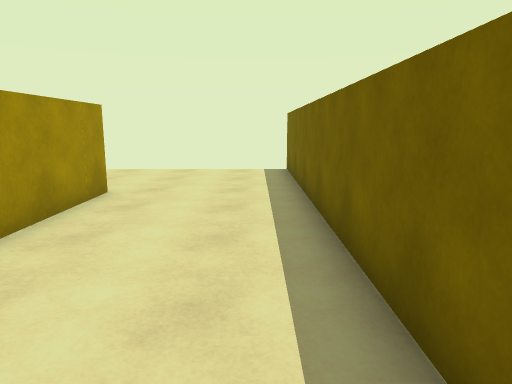
view 1 (above)

18 first-person views from a walk through a scene from a Unity 3-D project. The camera is 1.5 m above the floor, tilts 10° down and sees 70° across. The floor is counted in squares, 1 m on a side. Each view is taken from the middle of a square. On the plan, view 1 faces up. The plan holds only what a view shows up to about 16 squares ahead; the rest is blank. The place goes on beyond the plan. The player is left out.

view 2
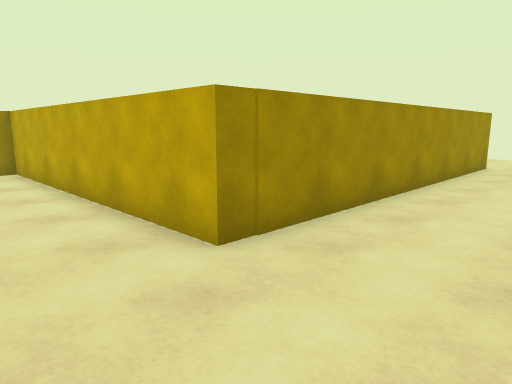

view 3
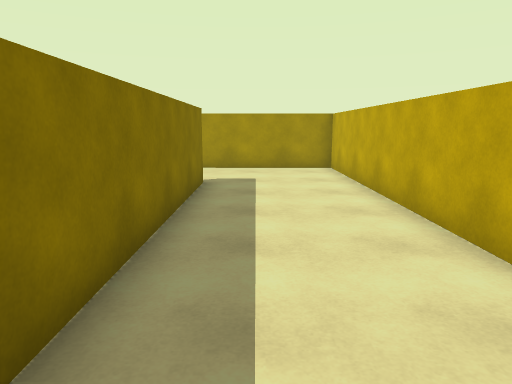

view 4
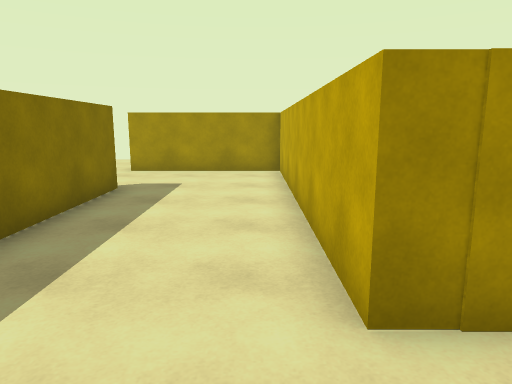

view 5
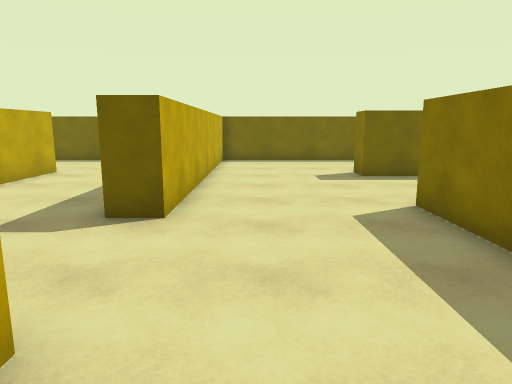

view 6
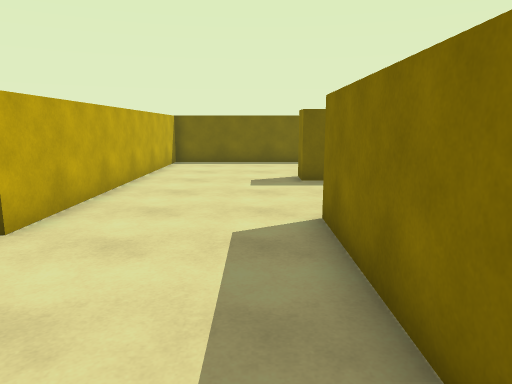

view 7
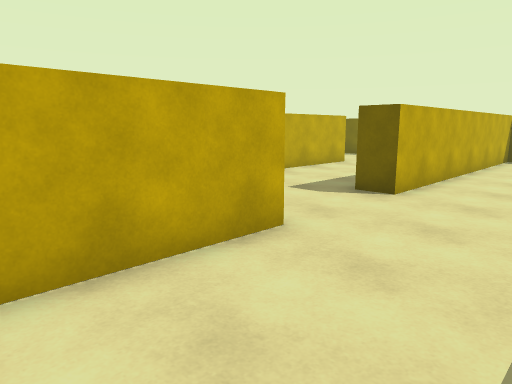

view 8
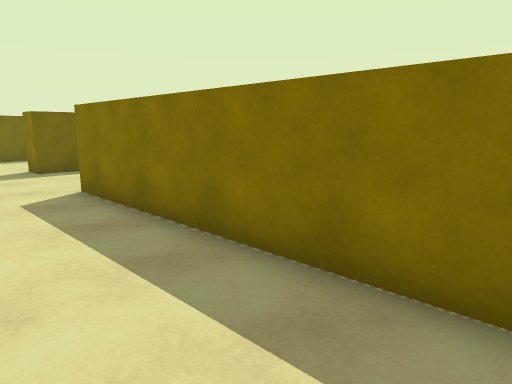

view 9
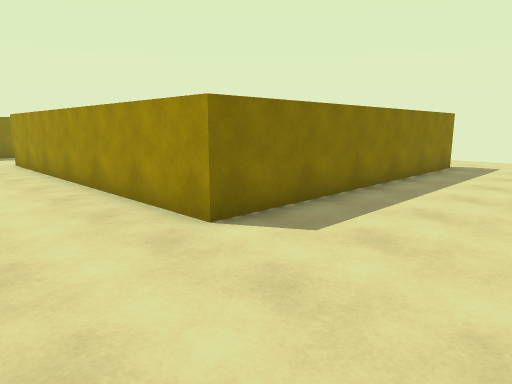

view 10
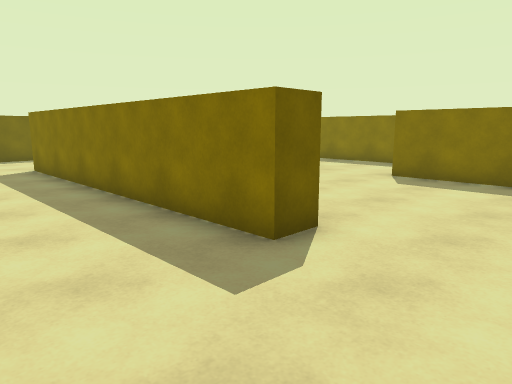

view 11
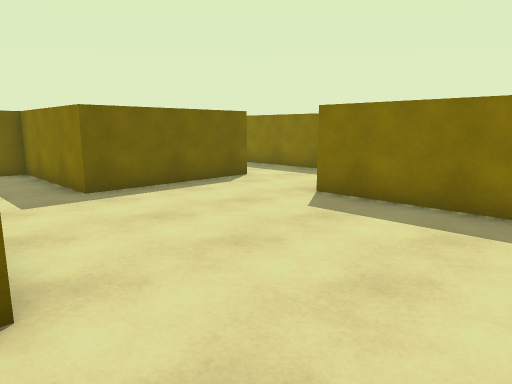

view 12
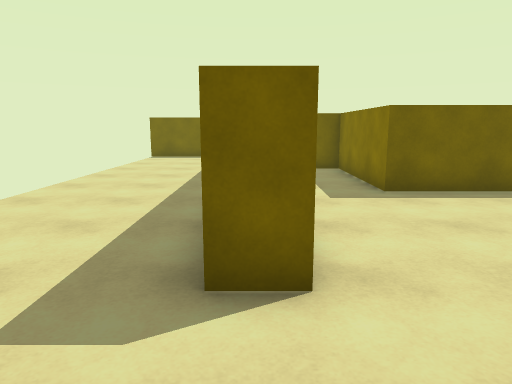

view 13
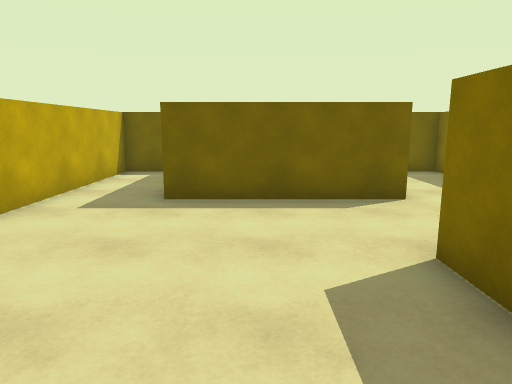

view 14
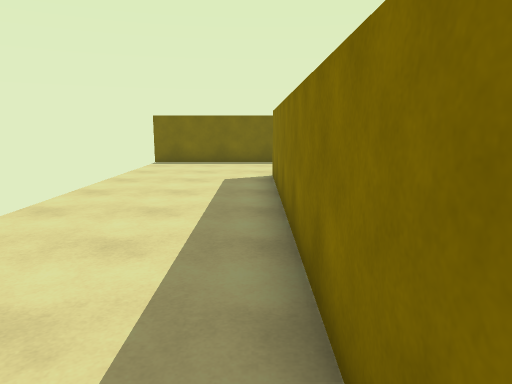

view 15
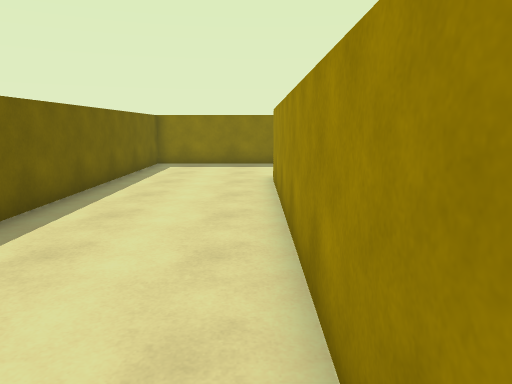

view 16
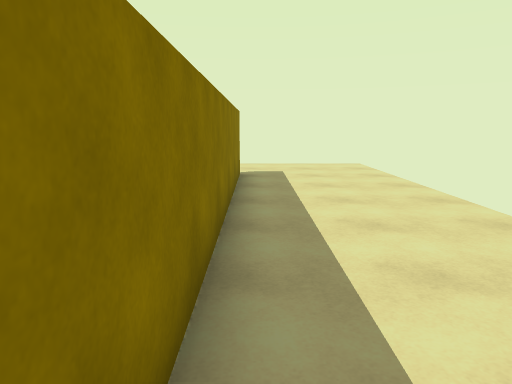

view 17
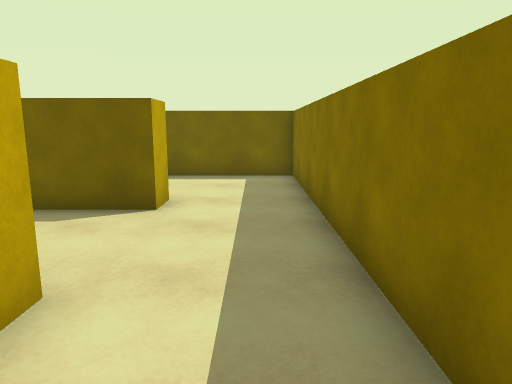

view 18
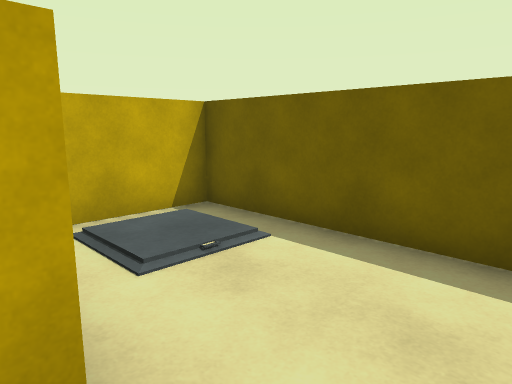

### Floor plan
Points are (right, up) in squares from view 1. A wall is a line through its corners. A room is listed if a view was taken in it or the views show most of it. See-through windows are left out.
Room 1 (views 1, 2, 3, 4, 5, 6, 7, 8, 9, 10, 11, 12, 13, 14, 15, 16, 18)
walls: (-8.4, -0.2) (-9.4, -0.2) (-9.4, 4.9) (-4.5, 4.9) (-4.5, 7.5) (-10.8, 7.5); (-12.5, -3.2) (-8.5, -3.2); (-16.9, 0.9) (-12.9, 0.9); (-14.8, 7.4) (-14.8, 8.5) (-3.5, 8.5) (-3.5, -4.2) (-13.8, -4.2) (-13.8, -9.4) (-17.5, -9.4); (-4.7, -15.5) (-4.7, -14.3) (-3.6, -14.3); (-17.6, -14.1) (-9, -14.1); (1.1, -14.9) (1.1, -9.4) (-10, -9.4) (-10, -8.5) (1.1, -8.5) (1.1, 13.5)
ways out: opening at (-12, -1.5) to room 2; opening at (-9, -1.5) to room 3
Room 2 (view 17)
walls: (-14.5, -3.2) (-12.5, -3.2); (-12.9, -0.2) (-13.5, -0.2)
ways out: opening at (-12, -1.5) to room 1
Room 3 (no view inside)
walls: (-8.5, -3.2) (-4.5, -3.2) (-4.5, 3.9) (-7.1, 3.9)
ways out: opening at (-9, -1.5) to room 1

Where each view was taken, in squares from view 1:
view 1: 0 up, 0 right, facing up
view 2: 7 down, 0 right, facing up-left
view 3: 7 down, 0 right, facing left
view 4: 5 down, 1 left, facing left
view 5: 11 down, 16 left, facing right
view 6: 13 down, 15 left, facing right
view 7: 13 down, 18 left, facing up-right
view 8: 11 down, 18 left, facing down-right
view 9: 13 up, 0 right, facing down-left
view 10: 12 up, 18 left, facing down-right
view 11: 8 up, 18 left, facing down-right
view 12: 8 up, 18 left, facing right
view 13: 3 up, 17 left, facing right
view 14: 9 up, 15 left, facing right
view 15: 7 up, 3 left, facing down
view 16: 9 up, 3 left, facing left
view 17: 2 down, 16 left, facing right
view 18: 2 down, 9 left, facing up-right
